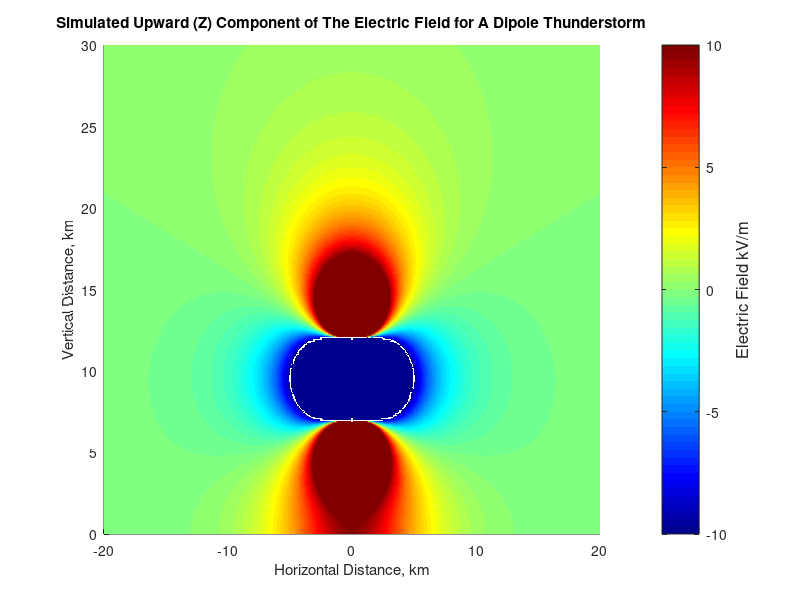
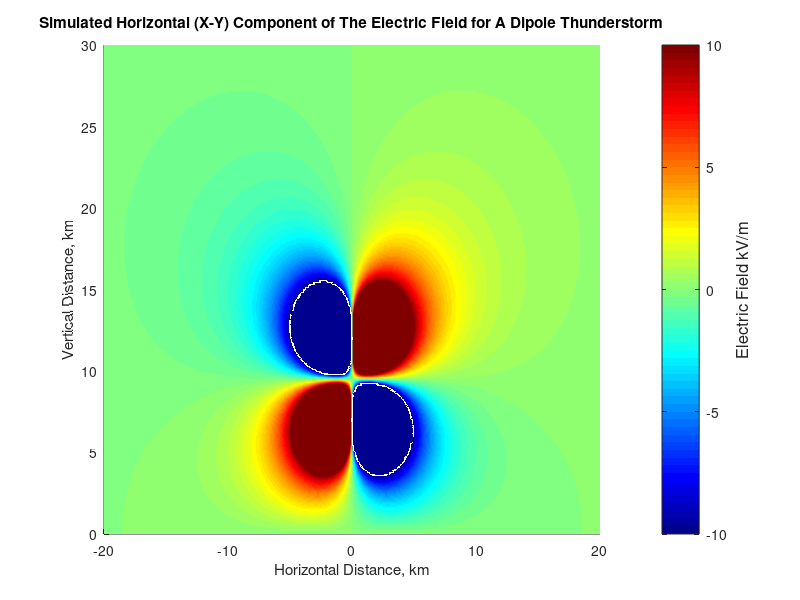
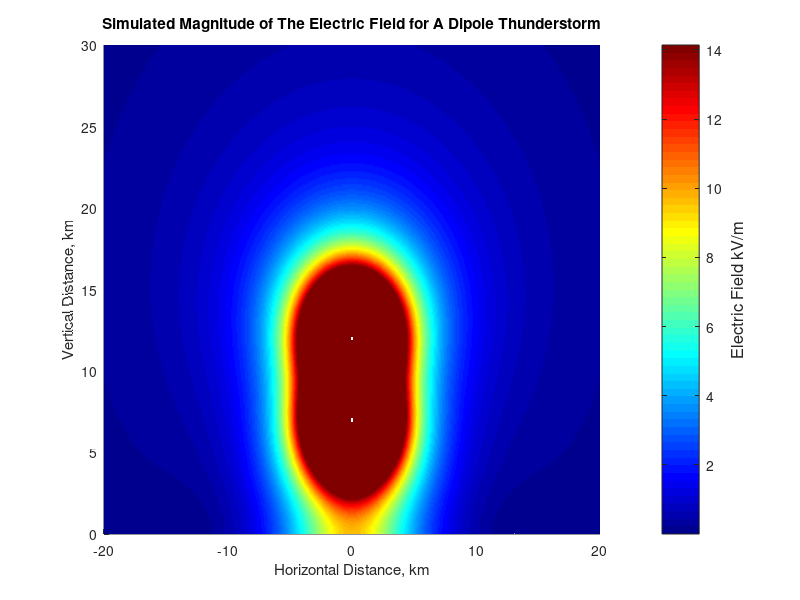

Source code (MATLAB) for these figures, in order:
q1 = 40;
q2 = -40;

x1 = 0;
x2 = 0;
y1 = 0;
y2 = 0;
z1 = 12000;
z2 = 7000;


e1 = 8.8541878*10^-12;
e2 = 8.8541878*10^-12;
x = -20000:100:20000;
y = 0;
z = (0:100:30000)';

E_x1 = q1*(x-x1)./(4*pi*e1*((x-x1).^2+(y-y1).^2+(z-z1).^2).^(3/2));
E_x2 = q2*(x-x2)./(4*pi*e2*((x-x2).^2+(y-y2).^2+(z-z2).^2).^(3/2));

E_y1 = q1*(y-y1)./(4*pi*e1*((x-x1).^2+(y-y1).^2+(z-z1).^2).^(3/2));
E_y2 = q2*(y-y2)./(4*pi*e2*((x-x2).^2+(y-y2).^2+(z-z2).^2).^(3/2));

E_z1 = q1*(z-z1)./(4*pi*e1*((x-x1).^2+(y-y1).^2+(z-z1).^2).^(3/2));
E_z2 = q2*(z-z2)./(4*pi*e2*((x-x2).^2+(y-y2).^2+(z-z2).^2).^(3/2));


E_x1p = -q1*(x-x1)./(4*pi*e1*((x-x1).^2+(y-y1).^2+(z+z1).^2).^(3/2));
E_x2p = -q2*(x-x2)./(4*pi*e2*((x-x2).^2+(y-y2).^2+(z+z2).^2).^(3/2));

E_y1p = -q1*(y-y1)./(4*pi*e1*((x-x1).^2+(y-y1).^2+(z+z1).^2).^(3/2));
E_y2p = -q2*(y-y2)./(4*pi*e2*((x-x2).^2+(y-y2).^2+(z+z2).^2).^(3/2));

E_z1p = -q1*(z+z1)./(4*pi*e1*((x-x1).^2+(y-y1).^2+(z+z1).^2).^(3/2));
E_z2p = -q2*(z+z2)./(4*pi*e2*((x-x2).^2+(y-y2).^2+(z+z2).^2).^(3/2));




E_x = E_x1 + E_x2 + E_x1p + E_x2p;
E_y = E_y1 + E_y2 + E_y1p + E_y2p;
E_z = E_z1 + E_z2 + E_z1p + E_z2p;

E_t = sqrt(E_x.^2+E_z.^2);


VThreshold = 10000;
E_x(E_x>VThreshold) = VThreshold;
E_x(E_x<-VThreshold) = -VThreshold;

E_z(E_z>VThreshold) = VThreshold;
E_z(E_z<-VThreshold) = -VThreshold;

E_t(E_t>sqrt(2)*VThreshold) = sqrt(2)*VThreshold;
E_t(E_t<-sqrt(2)*VThreshold) = -sqrt(2)*VThreshold;




figure()
hold on
surf(x./1000,z./1000,E_z./1000,'EdgeColor','none','FaceColor','interp')
title('Simulated Upward (Z) Component of The Electric Field for A Dipole Thunderstorm')
xlabel('Horizontal Distance, km')
ylabel('Vertical Distance, km')
colormap jet
colorbar
a=colorbar;
ylabel(a,'Electric Field kV/m','FontSize',12,'Rotation',90);

figure()
hold on
surf(x./1000,z./1000,E_x./1000,'EdgeColor','none','FaceColor','interp')
title('Simulated Horizontal (X-Y) Component of The Electric Field for A Dipole Thunderstorm')
xlabel('Horizontal Distance, km')
ylabel('Vertical Distance, km')
colormap jet
a=colorbar;
ylabel(a,'Electric Field kV/m','FontSize',12,'Rotation',90);

figure()
hold on
surf(x./1000,z./1000,E_t./1000,'EdgeColor','none','FaceColor','interp')
title('Simulated Magnitude of The Electric Field for A Dipole Thunderstorm')
xlabel('Horizontal Distance, km')
ylabel('Vertical Distance, km')
colormap jet
a=colorbar;
ylabel(a,'Electric Field kV/m','FontSize',12,'Rotation',90);
